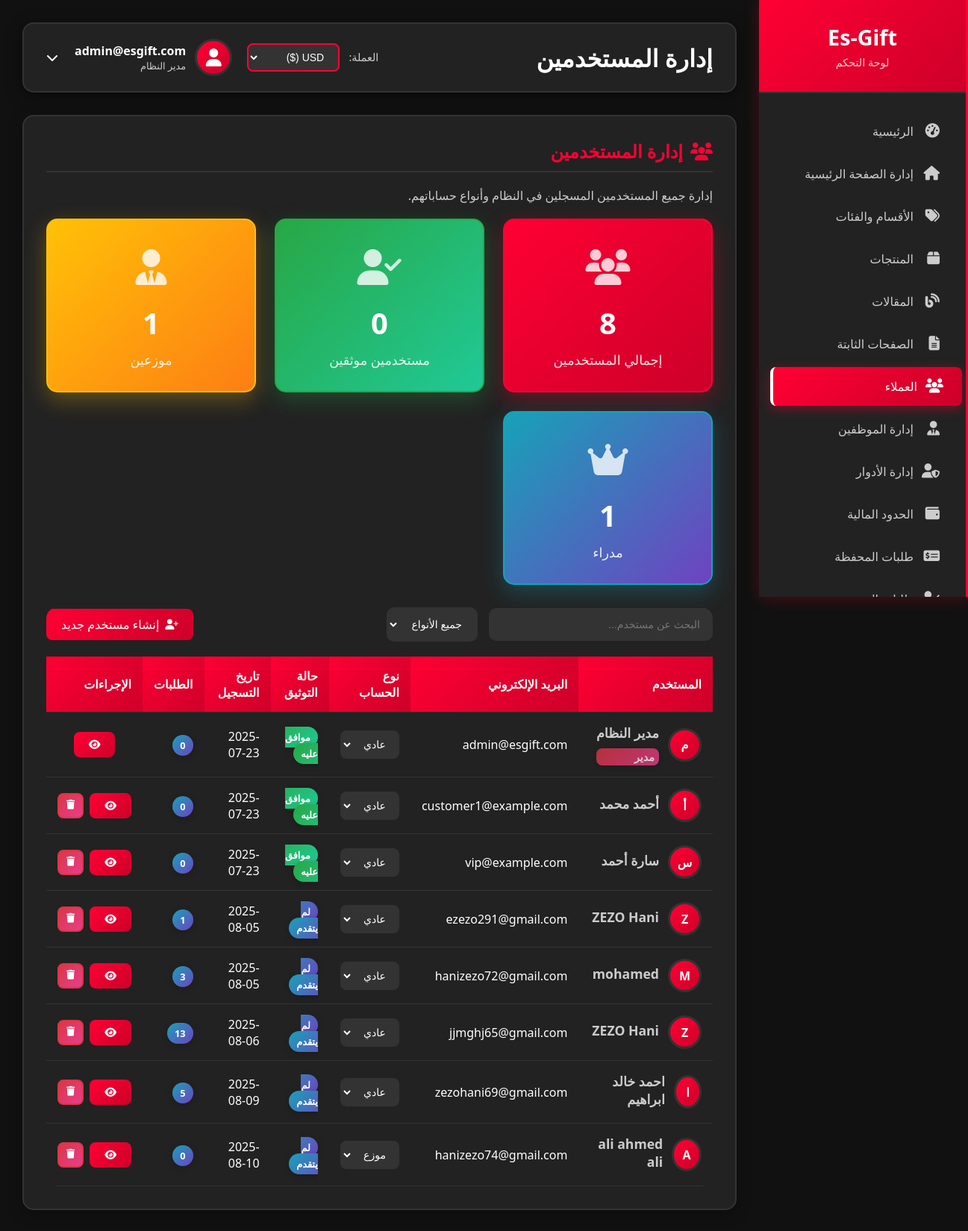
Before: /admin/users (signed in) with the older database file.
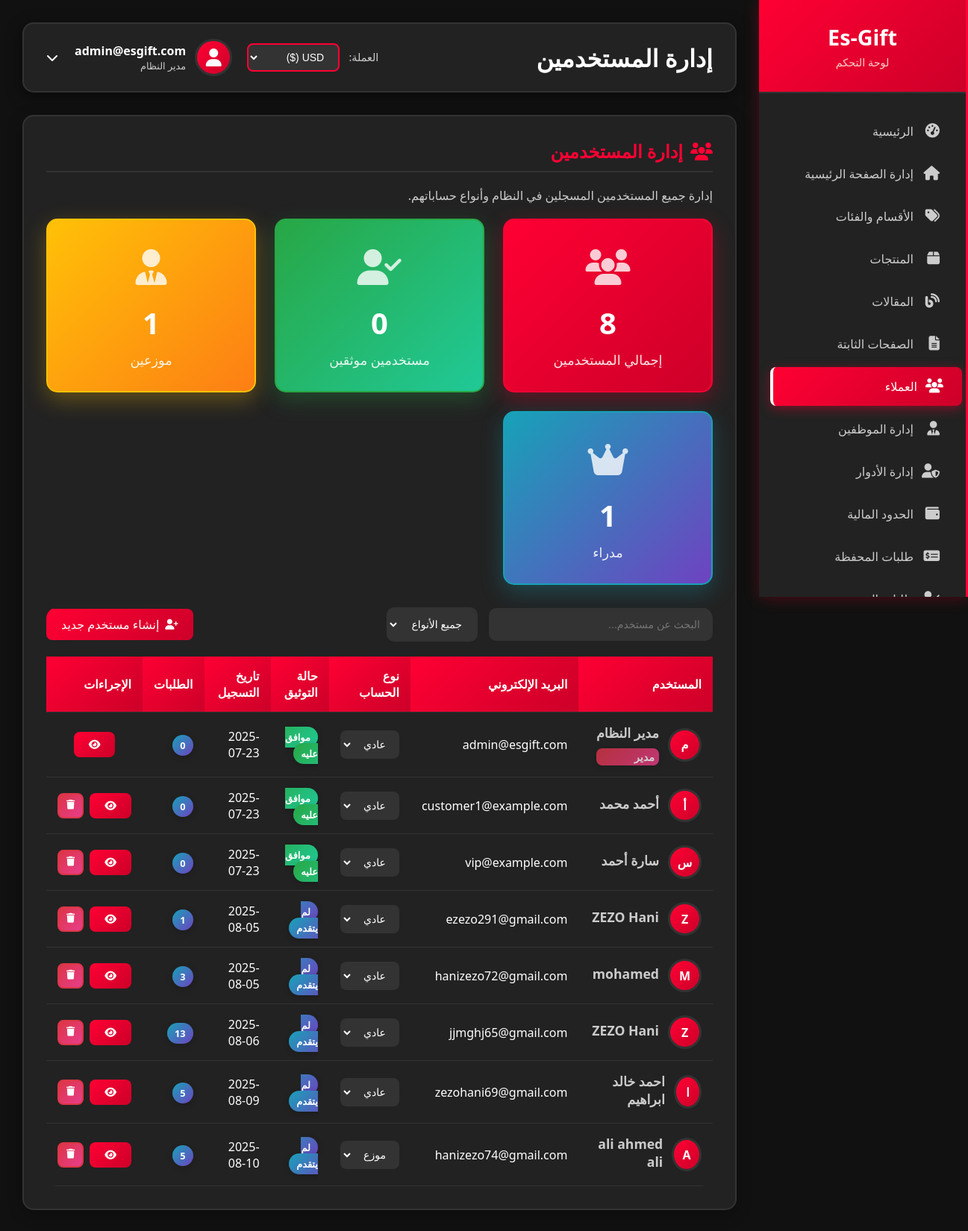
After: the same page with the newer database file.
### models.py (models this page shows)
class User(UserMixin, db.Model):
    id = db.Column(db.Integer, primary_key=True)
    username = db.Column(db.String(80), unique=True, nullable=True)  # اسم المستخدم
    email = db.Column(db.String(120), unique=True, nullable=False)
    password_hash = db.Column(db.String(120), nullable=False)
    full_name = db.Column(db.String(100))
    phone = db.Column(db.String(20))
    birth_date = db.Column(db.Date)
    nationality = db.Column(db.String(50))
    customer_type = db.Column(db.String(20), default='regular')  # regular, kyc, reseller
    kyc_status = db.Column(db.String(20), default='none')  # none, pending, approved, rejected
    google_id = db.Column(db.String(100), unique=True, nullable=True)  # Google ID
    profile_picture = db.Column(db.String(300))  # صورة البروفايل من Google
    is_verified = db.Column(db.Boolean, default=False)  # تم التحقق من الإيميل
    email_verification_token = db.Column(db.String(100), nullable=True)  # رمز التحقق من الإيميل
    email_verification_sent_at = db.Column(db.DateTime, nullable=True)  # وقت إرسال رمز التحقق
    document_type = db.Column(db.String(50))  # national_id, passport, driver_license
    id_front_image = db.Column(db.String(200))
    id_back_image = db.Column(db.String(200))
    selfie_image = db.Column(db.String(200))
    passport_image = db.Column(db.String(200))
    driver_license_image = db.Column(db.String(200))
    face_photo_front = db.Column(db.String(200))
    face_photo_right = db.Column(db.String(200))
    face_photo_left = db.Column(db.String(200))
    is_admin = db.Column(db.Boolean, default=False)
    last_login = db.Column(db.DateTime)
    created_at = db.Column(db.DateTime, default=datetime.utcnow)
    preferred_currency = db.Column(db.String(3), default='USD')  # العملة المفضلة للمحفظة
    orders = db.relationship('Order', backref='user', lazy=True)

### admin_routes.py (the view)
@admin.route('/users')
@login_required
@requires_page_access('admin.users')
def users():
    if not current_user.is_admin:
        employee = Employee.query.filter_by(user_id=current_user.id).first()
        if not employee:
            return redirect(url_for('main.index'))
    users = User.query.all()
    return render_template('admin/users.html', users=users)

### employee_utils.py (called while the page is built, shortened)
def requires_page_access(page_route):
    def decorator(f):
        @wraps(f)
        def decorated_function(*args, **kwargs):
            if not current_user.is_authenticated:
                return redirect(url_for('auth.login'))
            if current_user.is_admin:
                return f(*args, **kwargs)
        return decorated_function
    return decorator

### templates/admin/users.html (shortened to what the changed rows need)
{% extends "admin/base.html" %}
{% block page_title %}إدارة المستخدمين{% endblock %}
{% block content %}
<div class="content-card">
    <h2>
        <i class="fas fa-users"></i>
        إدارة المستخدمين
    </h2>
    <div class="table-container">
        <table class="data-table" id="usersTable">
            <thead>
                <tr>
                    <th>المستخدم</th>
                    <th>البريد الإلكتروني</th>
                    <th>نوع الحساب</th>
                    <th>حالة التوثيق</th>
                    <th>تاريخ التسجيل</th>
                    <th>الطلبات</th>
                    <th>الإجراءات</th>
                </tr>
            </thead>
            <tbody>
                {% for user in users %}
                <tr data-user-type="{{ user.customer_type }}">
                    <td>
                        <div class="user-info">
                            <div class="user-avatar-modern">
                                {{ user.full_name[0].upper() if user.full_name else user.email[0].upper() }}
                            </div>
                            <div class="user-details">
                                <strong>{{ user.full_name if user.full_name else 'غير محدد' }}</strong>
                            </div>
                        </div>
                    </td>
                    <td>{{ user.email }}</td>
                    <td>
                        <select class="customer-type-select modern-select" data-user-id="{{ user.id }}">
                            <option value="reseller" {{ 'selected' if user.customer_type == 'reseller' else '' }}>موزع</option>
                        </select>
                    </td>
                    <td>
                        {% if user.kyc_status == 'approved' %}
                            <span class="badge badge-success">موافق عليه</span>
                        {% elif user.kyc_status == 'pending' %}
                            <span class="badge badge-warning">في الانتظار</span>
                        {% elif user.kyc_status == 'rejected' %}
                            <span class="badge badge-danger">مرفوض</span>
                        {% else %}
                            <span class="badge badge-info">لم يتقدم</span>
                        {% endif %}
                    </td>
                    <td>{{ user.created_at.strftime('%Y-%m-%d') if user.created_at else 'غير محدد' }}</td>
                    <td>
                        <span class="badge badge-info">{{ user.orders|length }}</span>
                    </td>
                    <td>
                        <div class="action-buttons">
                            <button class="btn btn-sm btn-primary view-btn" onclick="viewUser({{ user.id }})" title="عرض التفاصيل">
                                <i class="fas fa-eye"></i>
                            </button>
                            {% if not user.is_admin %}
                            <button class="btn btn-sm btn-danger delete-btn" onclick="deleteUser({{ user.id }})" title="حذف">
                                <i class="fas fa-trash"></i>
                            </button>
                            {% endif %}
                        </div>
                    </td>
                </tr>
                {% endfor %}
            </tbody>
        </table>
    </div>
</div>
{% endblock %}

Changed rows visible on the page:
changed User "ali ahmed ali": orders|length "0" → "5"
